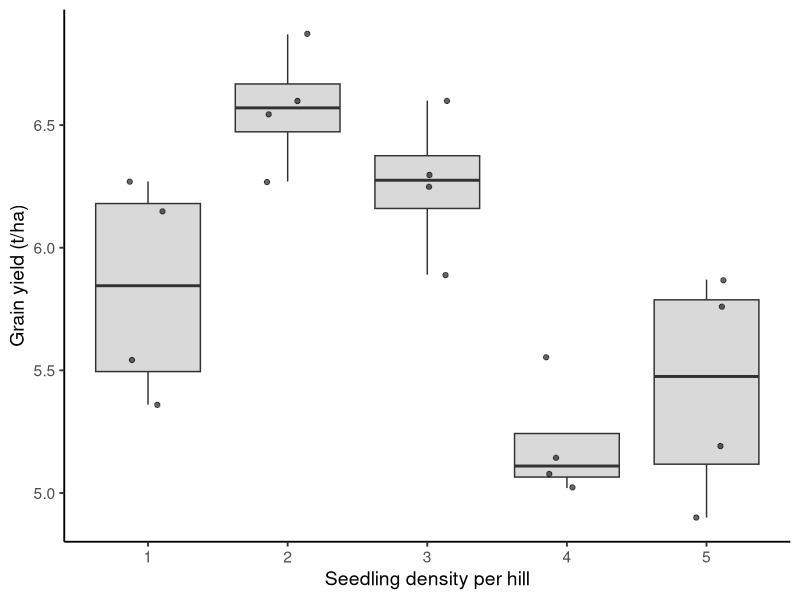
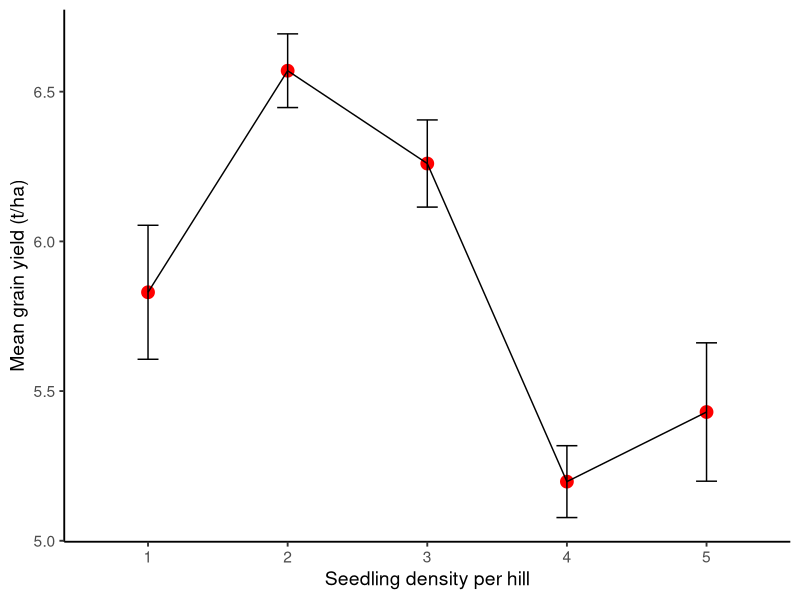
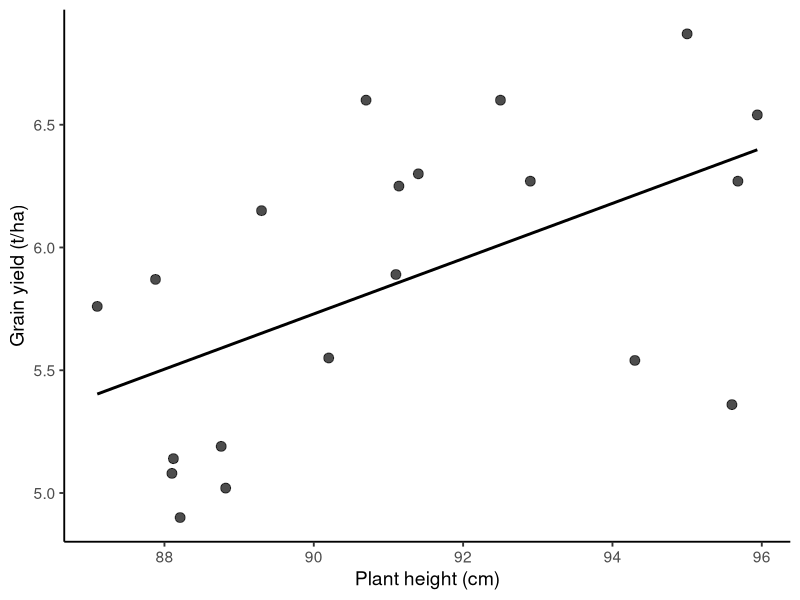
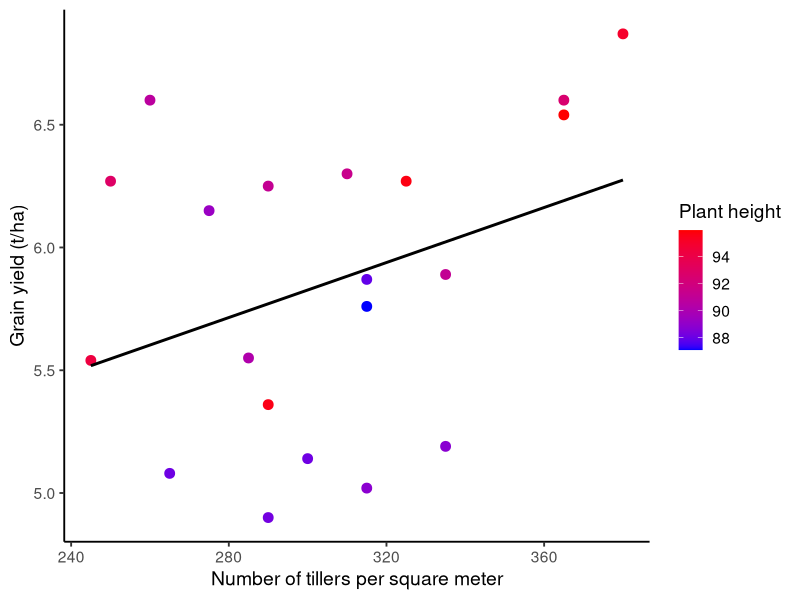
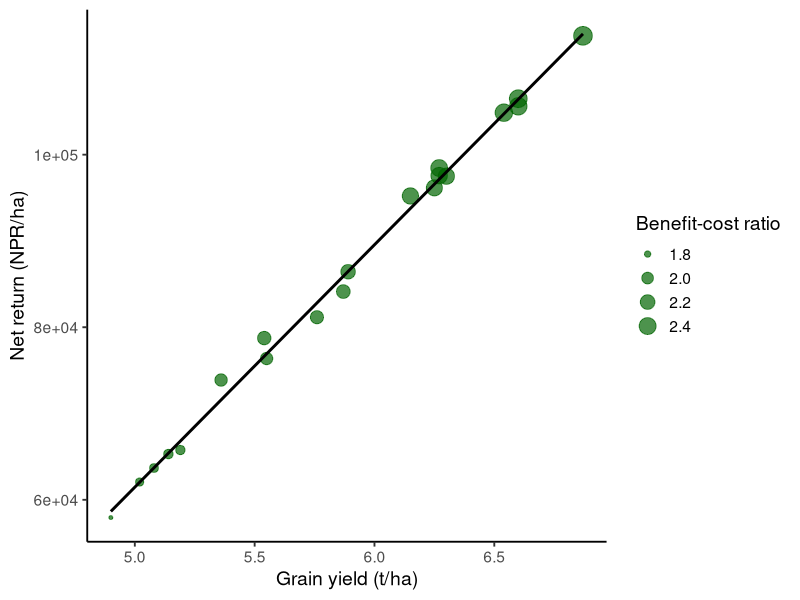
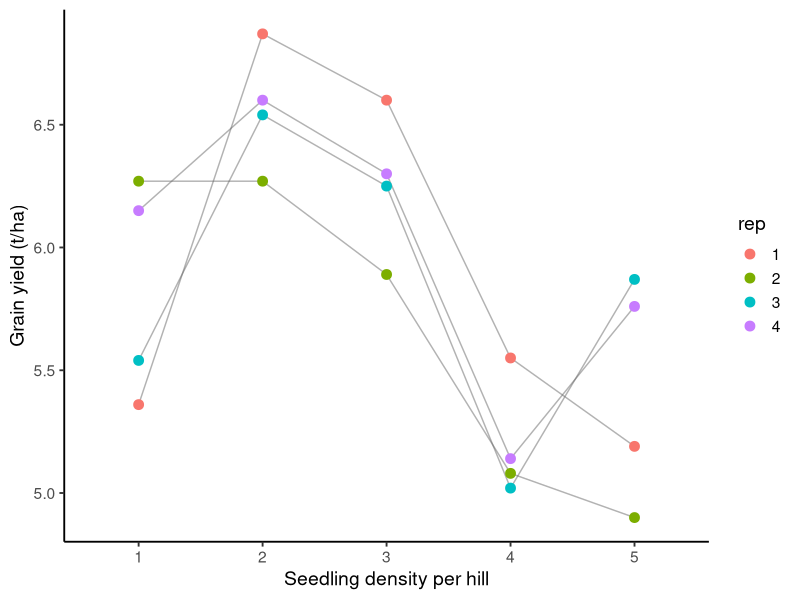
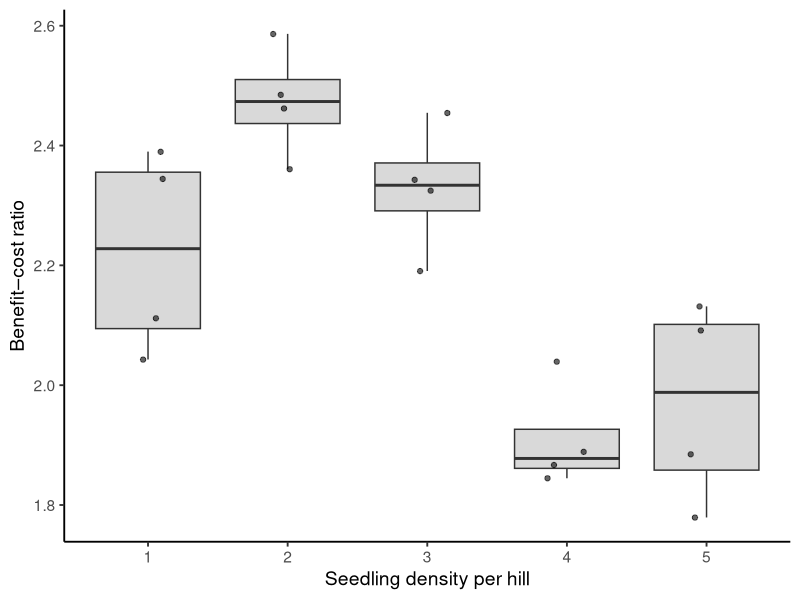
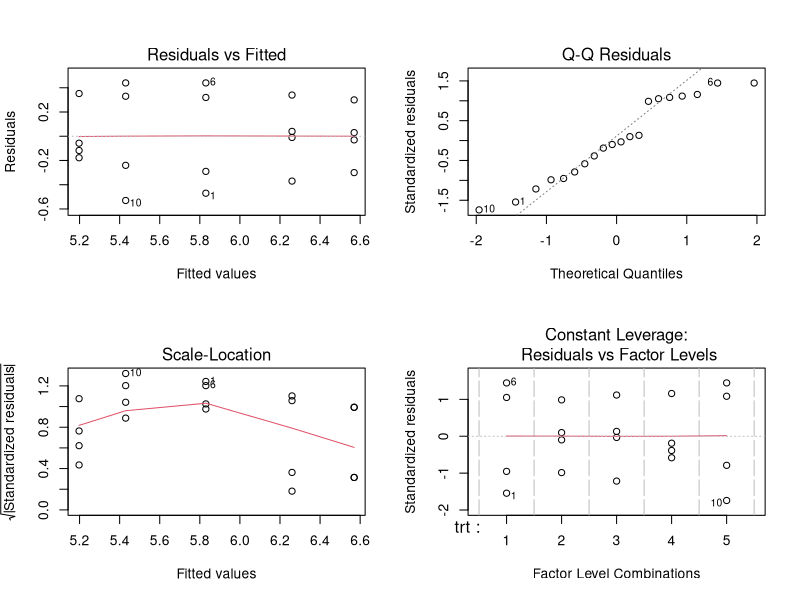

Recreate these plots in R, in order.
## ---- chunk 1
library(readr)
library(dplyr)
library(tidyverse)

data <- read.csv("ProjectData.csv")

data <- data %>%
  mutate(rep = as.factor(rep),trt = as.factor(trt))

str(data)
summary(data)
## ---- chunk 2
ggplot(data, aes(x = trt, y = gy)) +
  geom_boxplot(fill = "grey85", outlier.shape = NA) +
  geom_jitter(width = 0.15, alpha = 0.6, size = 1.5) +
  labs(x = "Seedling density per hill", 
       y = "Grain yield (t/ha)") +
  theme_classic(base_size = 14)
## ---- chunk 3
ggplot(data, aes(x = trt, y = gy)) +
  stat_summary(fun = mean, geom = "point", size = 4, color = "red") +
  stat_summary(fun = mean, geom = "line", aes(group = 1)) +
  stat_summary(fun.data = mean_se, geom = "errorbar", width = 0.15) +
  labs(x = "Seedling density per hill", 
       y = "Mean grain yield (t/ha)") +
  theme_classic(base_size = 14)
## ---- chunk 4
ggplot(data, aes(x = ph, y = gy)) +
  geom_point(size = 3, alpha = 0.7) +
  geom_smooth(method = "lm", se = FALSE, color = "black") +
  labs(x = "Plant height (cm)",
       y = "Grain yield (t/ha)") +
  theme_classic(base_size = 14)
## ---- chunk 5
ggplot(data, aes(x = nt, y = gy, color = ph)) +
  geom_point(size = 3) +
  geom_smooth(method = "lm", se = FALSE, color = "black") +
  scale_color_gradient(low = "blue", high = "red") +
  labs(x = "Number of tillers per square meter",
       y = "Grain yield (t/ha)",
       color = "Plant height") +
  theme_classic(base_size = 14)
## ---- chunk 6
ggplot(data, aes(x = gy, y = nr)) +
  geom_point(aes(size = bc), alpha = 0.7, color = "darkgreen") +
  geom_smooth(method = "lm", se = FALSE, color = "black", linewidth = 1) +
  labs(x = "Grain yield (t/ha)",
       y = "Net return (NPR/ha)",
       size = "Benefit-cost ratio") +
  theme_classic(base_size = 14)
## ---- chunk 7
ggplot(data, aes(x = trt, y = gy, group = rep)) +
  geom_line(alpha = 0.5, color = "grey40") +
  geom_point(aes(color = rep), size = 3) +
  labs(x = "Seedling density per hill",
       y = "Grain yield (t/ha)") +
  theme_classic(base_size = 14)
## ---- chunk 8
ggplot(data, aes(x = trt, y = bc)) +
  geom_boxplot(fill = "grey85", outlier.shape = NA) +
  geom_jitter(width = 0.15, alpha = 0.6) +
  labs(x = "Seedling density per hill", 
       y = "Benefit–cost ratio") +
  theme_classic(base_size = 14)
## ---- chunk 9
model_gy <- lm(gy ~ trt, data = data)
summary(model_gy)
anova(model_gy)
## ---- chunk 10
library(emmeans)
emmeans_gy <- emmeans(model_gy, ~ trt)
pairs(emmeans_gy)
## ---- chunk 11
model_ph <- lm(gy ~ ph, data = data)
summary(model_ph)
## ---- chunk 12
model_multi <- lm(gy ~ ph + nt + et + fg + tgw, data = data)
summary(model_multi)
## ---- chunk 13
model_rcbd <- lm(gy ~ trt + rep, data = data)
summary(model_rcbd)
anova(model_rcbd)
## ---- chunk 14
par(mfrow = c(2,2))
plot(model_gy)
## ---- chunk 15
data_summary <- data %>%
  group_by(trt) %>%
  summarise(
    mean_gy = mean(gy),
    se_gy = sd(gy)/sqrt(n()),
    mean_nr = mean(nr),
    mean_bc = mean(bc))
data_summary
## ---- chunk 16
run_model <- function(response) {
  formula <- as.formula(paste(response, "~ trt"))
  model <- lm(formula, data = data)
  summary(model)
}

run_model("gy")
run_model("ph")
run_model("nt")
## ---- chunk 17
traits <- c("gy", "ph", "nt", "et", "fg")

results <- lapply(traits, function(x) {
  model <- lm(as.formula(paste(x, "~ trt")), data = data)
  anova(model)
})

names(results) <- traits
results
## ---- chunk 18
if(any(is.na(data))) {
  print("Missing values detected")
} else {
  print("No missing values in dataset")
}
